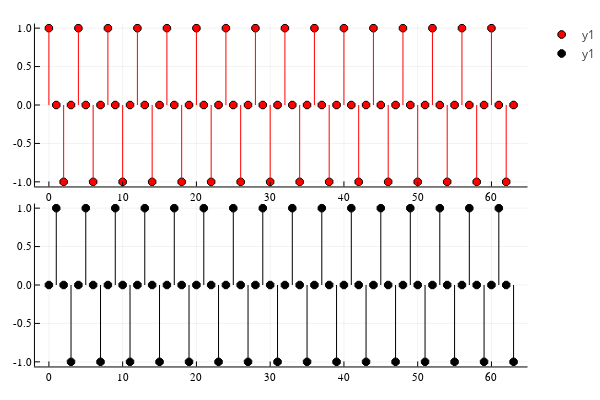

Notebook code for this chart:
### Code cell
l = layout = (2,1)

p1 = plot(n , real(w16), line = :stem, marker = :o, color=:red)
p2 = plot(n , imag(w16), line = :stem, marker = :o, color=:black)

plot(p1, p2, layout = l)
